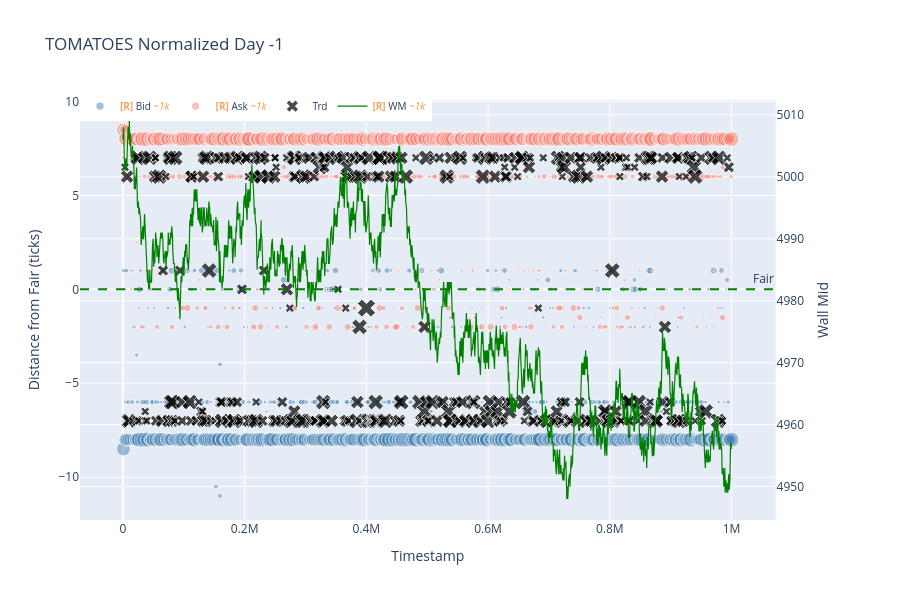

Source (notebook cell):
### Markdown cell above
## Step 3: Normalized Orderbook（去趋势）

### Code cell
fig = plot_normalized_orderbook(
    prices_long, wall_mid_df, product=PRODUCT, day=DAY, trades=trades,
    filter_by_volume=FILTER_BY_VOLUME,
    min_order_volume=MIN_ORDER_VOLUME,
    min_trade_quantity=MIN_TRADE_QUANTITY,
    overlay_wall_mid_trend=True,
)
fig.show()

### Figure 1 — Plotly figure (JSON) as saved in the notebook; plotly's stock layout.template omitted (floating-point values rounded to 4 significant figures; data arrays with more than 128 entries replaced by an {"elided": "..."} marker saying what was removed)
{"data": [{"customdata": {"elided": "20367 int values"}, "hovertemplate": "t=%{x}<br>p=%{y}<br>v=%{customdata}<extra></extra>", "marker": {"color": "steelblue", "opacity": 0.5, "size": {"elided": "1000 float values"}}, "mode": "markers", "name": "<b style=\"color:sandybrown\">[R]</b> Bid <i style=\"color:#fc9944\">~1k</i>", "type": "scatter", "uid": "86c029d5-78e8-44a3-8585-3fb02bce9215", "x": {"elided": "1000 int values"}, "y": {"elided": "1000 float values"}}, {"customdata": {"elided": "20355 int values"}, "hovertemplate": "t=%{x}<br>p=%{y}<br>v=%{customdata}<extra></extra>", "marker": {"color": "salmon", "opacity": 0.5, "size": {"elided": "1000 float values"}}, "mode": "markers", "name": "<b style=\"color:sandybrown\">[R]</b> Ask <i style=\"color:#fc9944\">~1k</i>", "type": "scatter", "uid": "07477c0c-acd7-4fab-a916-c6b25ce59b7a", "x": {"elided": "1000 int values"}, "y": {"elided": "1000 float values"}}, {"customdata": {"elided": "423 int values"}, "hovertemplate": "t=%{x}<br>p=%{y}<br>q=%{customdata}<extra></extra>", "marker": {"color": "black", "size": {"elided": "423 int values"}, "symbol": "x"}, "mode": "markers", "name": "Trd", "type": "scatter", "uid": "f405ffea-d52f-42e6-ac46-8752a1897c6c", "x": {"elided": "423 int values"}, "y": {"elided": "423 float values"}}, {"hovertemplate": "t=%{x}<br>wm=%{y}<extra></extra>", "line": {"color": "green", "width": 1.2}, "mode": "lines", "name": "<b style=\"color:sandybrown\">[R]</b> WM <i style=\"color:#fc9944\">~1k</i>", "type": "scatter", "uid": "fb5f8fb3-5649-4d7d-8597-9700a0a953a0", "x": {"elided": "1000 int values"}, "xaxis": "x", "y": {"elided": "1000 float values"}, "yaxis": "y2"}], "layout": {"annotations": [{"showarrow": false, "text": "Fair", "x": 1, "xanchor": "right", "xref": "x domain", "y": 0, "yanchor": "bottom", "yref": "y"}], "height": 600, "legend": {"font": {"size": 10}, "orientation": "h", "x": 0, "y": 1.02}, "shapes": [{"line": {"color": "green", "dash": "dash"}, "type": "line", "x0": 0, "x1": 1, "xref": "x domain", "y0": 0, "y1": 0, "yref": "y"}], "title": {"text": "TOMATOES Normalized Day -1"}, "xaxis": {"anchor": "y", "domain": [0, 0.94], "title": {"text": "Timestamp"}}, "yaxis": {"anchor": "x", "domain": [0, 1], "title": {"text": "Distance from Fair (ticks)"}}, "yaxis2": {"anchor": "x", "overlaying": "y", "side": "right", "title": {"text": "Wall Mid"}}}}
